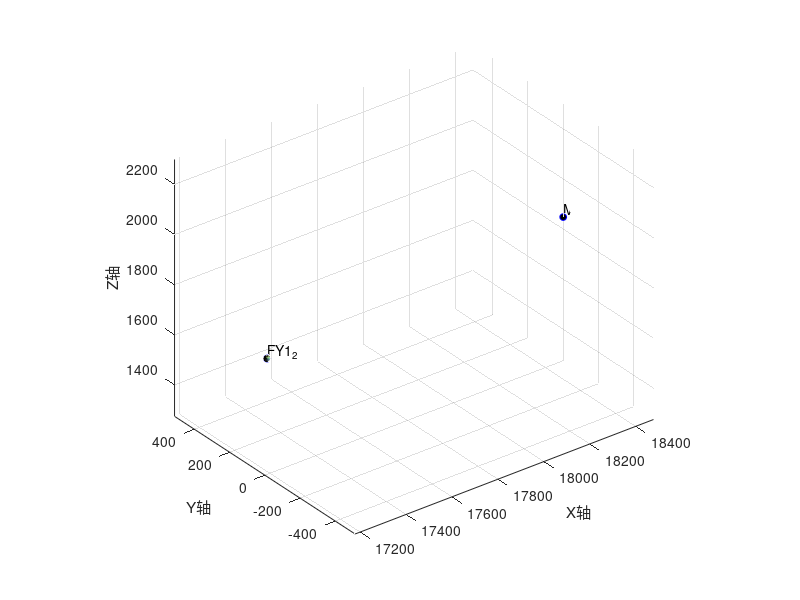

This chart was generated by the following MATLAB code:
clc,clear,close all 

format long g

figure; 
hold on; 

t1 = 1.5;
t2 = 3.6;
t = t1+t2;
false_target = [0,0,0];
true_target = [0,200,0];
M1 = [20000,0,2000];
FY1 = [17800,0,1800];

M1_1(1) = 20000.00 - 298.51115706 * t1;
M1_1(2) = 0.00;
M1_1(3) = 2000.00 - 29.85111571 * t1;

M1_2(1) = 20000.00 - 298.51115706 * t;
M1_2(2) = 0.00;
M1_2(3) = 2000.00 - 29.85111571 * t;

FY1_1(1) = 17800.00 - 120 * t1;
FY1_1(2) = 0.00;
FY1_1(3) = 1800.00 - 0.00000000 * t1;

FY1_2(1) = 17800.00 - 120 * t;
FY1_2(2) = 0.00;
FY1_2(3) = FY1_1(3) - 0.5*9.8*t2^2;

M1_1
M1_2

FY1_1
FY1_2

% 定义球心坐标和半径
centerX = 17188   ;
centerY = 0;
centerZ = 1736.496;
radius = 10; % 例如，设置半径为 200，您可以根据需要调整
n = 50; % 网格划分数，值越大球面越光滑
[X, Y, Z] = sphere(n);
X = X * radius + centerX;
Y = Y * radius + centerY;
Z = Z * radius + centerZ;
surf(X, Y, Z, 'FaceAlpha', 0.5); % 'FaceAlpha' 设置透明度
hold on; % 如果您需要在现有三维图上叠加，请使用此命令
plot3(centerX, centerY, centerZ, 'r', 'MarkerSize', 5, 'MarkerFaceColor', 'r'); % 标记球心

axis equal; % 重要：设置坐标轴比例相等，确保球体看起来是圆的

plot3(M1_2(1),M1_2(2),M1_2(3), 'bo', 'MarkerSize', 5, 'MarkerFaceColor', 'k');
plot3(FY1_2(1),FY1_2(2),FY1_2(3), 'bo', 'MarkerSize', 5, 'MarkerFaceColor', 'k');

xlabel('X轴');
ylabel('Y轴');
zlabel('Z轴');
title('');

text(M1_2(1),M1_2(2),M1_2(3), 'M1_2', ...
    'FontSize', 10, 'Color', 'k', ...
    'HorizontalAlignment', 'left', 'VerticalAlignment', 'bottom');
text(FY1_2(1),FY1_2(2),FY1_2(3), 'FY1_2', ...
    'FontSize', 10, 'Color', 'k', ...
    'HorizontalAlignment', 'left', 'VerticalAlignment', 'bottom');

hold off; 

axis equal;
grid on; 
view(3);
